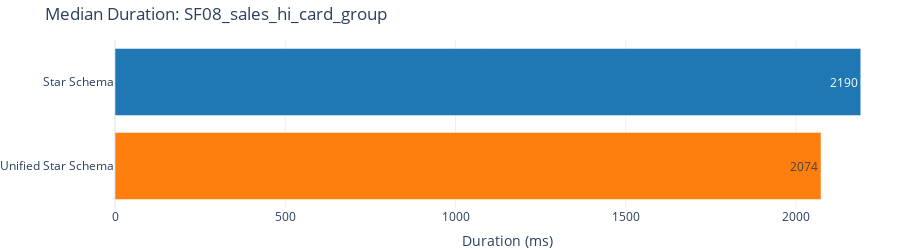

The cell this chart's notebook holds for it:
### Markdown cell above
#### SF08 - Sales Hi Card Group

### Code cell
run_and_plot("Single Fact", "SF08_sales_hi_card_group", """
EVALUATE
SUMMARIZECOLUMNS(
  'dim__date'[year],
  'dim__date'[month_of_year],
  'dim__item'[category],
  'dim__store'[_key__dim__store],
  "Sales", SUM('{fact}'[_measure__sales__ext_sales_price])
)
""")

### Figure 1 — Plotly figure (JSON) as saved in the notebook; plotly's stock layout.template omitted (floating-point values rounded to 4 significant figures)
{"data": [{"alignmentgroup": "True", "hovertemplate": "dataset=%{y}<br>duration_ms=%{x}<extra></extra>", "legendgroup": "Star Schema", "marker": {"color": "#1f77b4", "pattern": {"shape": ""}}, "name": "Star Schema", "offsetgroup": "Star Schema", "orientation": "h", "showlegend": true, "textposition": "auto", "texttemplate": "%{x:.0f}", "type": "bar", "x": [2190.0], "xaxis": "x", "y": ["Star Schema"], "yaxis": "y"}, {"alignmentgroup": "True", "hovertemplate": "dataset=%{y}<br>duration_ms=%{x}<extra></extra>", "legendgroup": "Unified Star Schema", "marker": {"color": "#ff7f0e", "pattern": {"shape": ""}}, "name": "Unified Star Schema", "offsetgroup": "Unified Star Schema", "orientation": "h", "showlegend": true, "textposition": "auto", "texttemplate": "%{x:.0f}", "type": "bar", "x": [2074.0], "xaxis": "x", "y": ["Unified Star Schema"], "yaxis": "y"}], "layout": {"barmode": "relative", "height": 250, "legend": {"title": {"text": "dataset"}, "tracegroupgap": 0}, "margin": {"b": 0, "l": 0, "r": 0, "t": 40}, "showlegend": false, "title": {"text": "Median Duration: SF08_sales_hi_card_group"}, "xaxis": {"anchor": "y", "domain": [0, 1], "title": {"text": "Duration (ms)"}}, "yaxis": {"anchor": "x", "categoryarray": ["Unified Star Schema", "Star Schema"], "categoryorder": "array", "domain": [0, 1], "title": {}}}}
